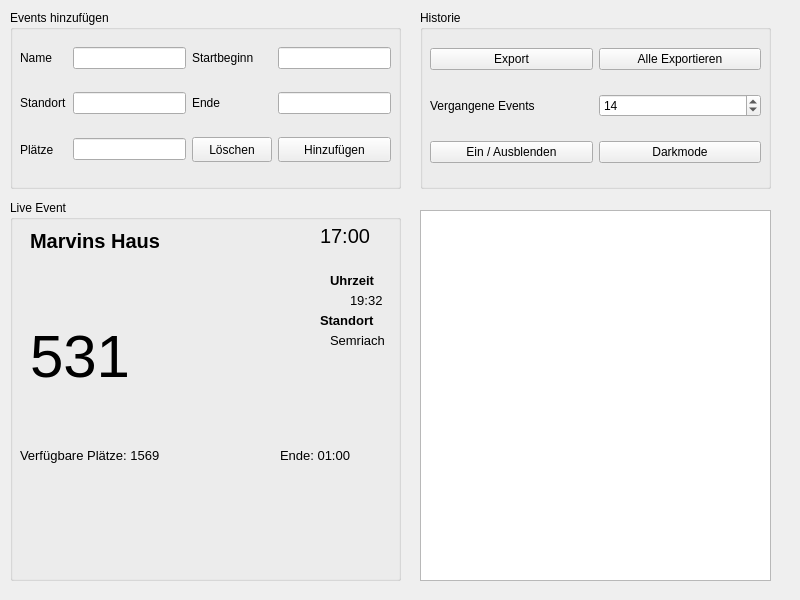
<?xml version="1.0" encoding="UTF-8"?>
<ui version="4.0">
 <class>mainWindow</class>
 <widget class="QMainWindow" name="mainWindow">
  <property name="geometry">
   <rect>
    <x>0</x>
    <y>0</y>
    <width>800</width>
    <height>600</height>
   </rect>
  </property>
  <property name="minimumSize">
   <size>
    <width>800</width>
    <height>600</height>
   </size>
  </property>
  <property name="windowTitle">
   <string>MainWindow</string>
  </property>
  <widget class="QWidget" name="centrawidget">
   <property name="enabled">
    <bool>true</bool>
   </property>
   <property name="autoFillBackground">
    <bool>false</bool>
   </property>
   <widget class="QGroupBox" name="groupBox">
    <property name="geometry">
     <rect>
      <x>420</x>
      <y>10</y>
      <width>351</width>
      <height>179</height>
     </rect>
    </property>
    <property name="title">
     <string>Historie</string>
    </property>
    <widget class="QWidget" name="gridLayoutWidget_8">
     <property name="geometry">
      <rect>
       <x>10</x>
       <y>20</y>
       <width>331</width>
       <height>151</height>
      </rect>
     </property>
     <layout class="QGridLayout" name="gridLayout_8">
      <item row="0" column="1">
       <widget class="QPushButton" name="pushButton_13">
        <property name="text">
         <string>Alle Exportieren</string>
        </property>
        <property name="icon">
         <iconset>
          <normaloff>../icons/all.png</normaloff>../icons/all.png</iconset>
        </property>
       </widget>
      </item>
      <item row="0" column="0">
       <widget class="QPushButton" name="pushButton_14">
        <property name="text">
         <string>Export</string>
        </property>
        <property name="icon">
         <iconset>
          <normaloff>../icons/report.png</normaloff>../icons/report.png</iconset>
        </property>
       </widget>
      </item>
      <item row="1" column="0">
       <widget class="QLabel" name="label_7">
        <property name="font">
         <font>
          <weight>50</weight>
          <bold>false</bold>
         </font>
        </property>
        <property name="text">
         <string>Vergangene Events</string>
        </property>
       </widget>
      </item>
      <item row="1" column="1">
       <widget class="QSpinBox" name="spinBox_2">
        <property name="value">
         <number>14</number>
        </property>
       </widget>
      </item>
      <item row="2" column="0">
       <widget class="QPushButton" name="pushButton_15">
        <property name="text">
         <string>Ein / Ausblenden</string>
        </property>
        <property name="icon">
         <iconset>
          <normaloff>../icons/show.png</normaloff>../icons/show.png</iconset>
        </property>
       </widget>
      </item>
      <item row="2" column="1">
       <widget class="QPushButton" name="pushButton_16">
        <property name="text">
         <string>Darkmode</string>
        </property>
        <property name="icon">
         <iconset>
          <normaloff>../icons/darkmode.png</normaloff>../icons/darkmode.png</iconset>
        </property>
       </widget>
      </item>
     </layout>
    </widget>
   </widget>
   <widget class="QGroupBox" name="eventBox">
    <property name="geometry">
     <rect>
      <x>10</x>
      <y>10</y>
      <width>391</width>
      <height>179</height>
     </rect>
    </property>
    <property name="title">
     <string>Events hinzufügen</string>
    </property>
    <widget class="QWidget" name="gridLayoutWidget_3">
     <property name="geometry">
      <rect>
       <x>10</x>
       <y>20</y>
       <width>371</width>
       <height>151</height>
      </rect>
     </property>
     <layout class="QGridLayout" name="gridLayout_3">
      <item row="2" column="0">
       <widget class="QLabel" name="label_8">
        <property name="text">
         <string>Plätze</string>
        </property>
       </widget>
      </item>
      <item row="0" column="1">
       <widget class="QLineEdit" name="lineEdit_6"/>
      </item>
      <item row="2" column="2">
       <widget class="QPushButton" name="pushButton_3">
        <property name="minimumSize">
         <size>
          <width>0</width>
          <height>25</height>
         </size>
        </property>
        <property name="font">
         <font>
          <family>MS Shell Dlg 2</family>
          <weight>50</weight>
          <bold>false</bold>
          <kerning>false</kerning>
         </font>
        </property>
        <property name="styleSheet">
         <string notr="true"/>
        </property>
        <property name="text">
         <string>Löschen</string>
        </property>
        <property name="icon">
         <iconset>
          <normaloff>../icons/delete.png</normaloff>../icons/delete.png</iconset>
        </property>
       </widget>
      </item>
      <item row="1" column="1">
       <widget class="QLineEdit" name="lineEdit_7"/>
      </item>
      <item row="1" column="2">
       <widget class="QLabel" name="label_9">
        <property name="text">
         <string>Ende</string>
        </property>
       </widget>
      </item>
      <item row="1" column="3">
       <widget class="QLineEdit" name="lineEdit_8"/>
      </item>
      <item row="2" column="1">
       <widget class="QLineEdit" name="lineEdit_9"/>
      </item>
      <item row="0" column="3">
       <widget class="QLineEdit" name="lineEdit_10"/>
      </item>
      <item row="0" column="2">
       <widget class="QLabel" name="label_10">
        <property name="text">
         <string>Startbeginn</string>
        </property>
       </widget>
      </item>
      <item row="2" column="3">
       <widget class="QPushButton" name="pushButton_4">
        <property name="minimumSize">
         <size>
          <width>100</width>
          <height>25</height>
         </size>
        </property>
        <property name="font">
         <font>
          <family>MS Shell Dlg 2</family>
          <weight>50</weight>
          <bold>false</bold>
         </font>
        </property>
        <property name="styleSheet">
         <string notr="true"/>
        </property>
        <property name="text">
         <string>Hinzufügen</string>
        </property>
        <property name="icon">
         <iconset>
          <normaloff>../icons/new.ico</normaloff>../icons/new.ico</iconset>
        </property>
       </widget>
      </item>
      <item row="1" column="0">
       <widget class="QLabel" name="label_11">
        <property name="text">
         <string>Standort</string>
        </property>
       </widget>
      </item>
      <item row="0" column="0">
       <widget class="QLabel" name="label_12">
        <property name="text">
         <string>Name</string>
        </property>
       </widget>
      </item>
     </layout>
    </widget>
   </widget>
   <widget class="QListView" name="listView">
    <property name="geometry">
     <rect>
      <x>420</x>
      <y>210</y>
      <width>351</width>
      <height>371</height>
     </rect>
    </property>
   </widget>
   <widget class="QGroupBox" name="groupBox_2">
    <property name="geometry">
     <rect>
      <x>10</x>
      <y>200</y>
      <width>391</width>
      <height>381</height>
     </rect>
    </property>
    <property name="title">
     <string>Live Event</string>
    </property>
    <widget class="QLabel" name="label">
     <property name="geometry">
      <rect>
       <x>20</x>
       <y>20</y>
       <width>191</width>
       <height>41</height>
      </rect>
     </property>
     <property name="font">
      <font>
       <pointsize>15</pointsize>
       <weight>75</weight>
       <bold>true</bold>
      </font>
     </property>
     <property name="text">
      <string>Marvins Haus</string>
     </property>
    </widget>
    <widget class="QLabel" name="label_2">
     <property name="geometry">
      <rect>
       <x>310</x>
       <y>20</y>
       <width>71</width>
       <height>31</height>
      </rect>
     </property>
     <property name="font">
      <font>
       <pointsize>15</pointsize>
       <italic>false</italic>
       <underline>false</underline>
      </font>
     </property>
     <property name="text">
      <string>17:00</string>
     </property>
    </widget>
    <widget class="QPushButton" name="pushButton">
     <property name="geometry">
      <rect>
       <x>20</x>
       <y>280</y>
       <width>81</width>
       <height>81</height>
      </rect>
     </property>
     <property name="toolTip">
      <string>&lt;html&gt;&lt;head/&gt;&lt;body&gt;&lt;p&gt;&lt;span style=&quot; font-weight:600;&quot;&gt;Belegt einen PLatz bei dem Event.&lt;/span&gt;&lt;/p&gt;&lt;/body&gt;&lt;/html&gt;</string>
     </property>
     <property name="text">
      <string/>
     </property>
     <property name="icon">
      <iconset>
       <normaloff>../icons/new.ico</normaloff>../icons/new.ico</iconset>
     </property>
     <property name="iconSize">
      <size>
       <width>75</width>
       <height>75</height>
      </size>
     </property>
     <property name="flat">
      <bool>true</bool>
     </property>
    </widget>
    <widget class="QPushButton" name="pushButton_2">
     <property name="geometry">
      <rect>
       <x>140</x>
       <y>280</y>
       <width>101</width>
       <height>81</height>
      </rect>
     </property>
     <property name="text">
      <string/>
     </property>
     <property name="icon">
      <iconset>
       <normaloff>../icons/delete.png</normaloff>../icons/delete.png</iconset>
     </property>
     <property name="iconSize">
      <size>
       <width>75</width>
       <height>75</height>
      </size>
     </property>
     <property name="autoDefault">
      <bool>false</bool>
     </property>
     <property name="default">
      <bool>false</bool>
     </property>
     <property name="flat">
      <bool>true</bool>
     </property>
    </widget>
    <widget class="QPushButton" name="pushButton_5">
     <property name="geometry">
      <rect>
       <x>270</x>
       <y>280</y>
       <width>101</width>
       <height>81</height>
      </rect>
     </property>
     <property name="text">
      <string/>
     </property>
     <property name="icon">
      <iconset>
       <normaloff>../icons/reset.png</normaloff>../icons/reset.png</iconset>
     </property>
     <property name="iconSize">
      <size>
       <width>75</width>
       <height>75</height>
      </size>
     </property>
     <property name="autoDefault">
      <bool>false</bool>
     </property>
     <property name="default">
      <bool>false</bool>
     </property>
     <property name="flat">
      <bool>true</bool>
     </property>
    </widget>
    <widget class="QLabel" name="label_3">
     <property name="geometry">
      <rect>
       <x>10</x>
       <y>230</y>
       <width>191</width>
       <height>51</height>
      </rect>
     </property>
     <property name="font">
      <font>
       <pointsize>10</pointsize>
      </font>
     </property>
     <property name="text">
      <string>Verfügbare Plätze: 1569</string>
     </property>
    </widget>
    <widget class="QLabel" name="label_4">
     <property name="geometry">
      <rect>
       <x>20</x>
       <y>120</y>
       <width>351</width>
       <height>71</height>
      </rect>
     </property>
     <property name="font">
      <font>
       <pointsize>45</pointsize>
      </font>
     </property>
     <property name="text">
      <string>531</string>
     </property>
    </widget>
    <widget class="QLabel" name="label_5">
     <property name="geometry">
      <rect>
       <x>270</x>
       <y>230</y>
       <width>91</width>
       <height>51</height>
      </rect>
     </property>
     <property name="font">
      <font>
       <pointsize>10</pointsize>
      </font>
     </property>
     <property name="text">
      <string>Ende: 01:00</string>
     </property>
    </widget>
    <widget class="QLabel" name="label_6">
     <property name="geometry">
      <rect>
       <x>320</x>
       <y>70</y>
       <width>71</width>
       <height>21</height>
      </rect>
     </property>
     <property name="font">
      <font>
       <pointsize>10</pointsize>
       <weight>75</weight>
       <bold>true</bold>
      </font>
     </property>
     <property name="text">
      <string>Uhrzeit</string>
     </property>
    </widget>
    <widget class="QLabel" name="label_13">
     <property name="geometry">
      <rect>
       <x>340</x>
       <y>90</y>
       <width>41</width>
       <height>21</height>
      </rect>
     </property>
     <property name="font">
      <font>
       <pointsize>10</pointsize>
      </font>
     </property>
     <property name="text">
      <string>19:32</string>
     </property>
    </widget>
    <widget class="QLabel" name="label_14">
     <property name="geometry">
      <rect>
       <x>310</x>
       <y>110</y>
       <width>91</width>
       <height>21</height>
      </rect>
     </property>
     <property name="font">
      <font>
       <pointsize>10</pointsize>
       <weight>75</weight>
       <bold>true</bold>
      </font>
     </property>
     <property name="text">
      <string>Standort</string>
     </property>
    </widget>
    <widget class="QLabel" name="label_15">
     <property name="geometry">
      <rect>
       <x>320</x>
       <y>130</y>
       <width>91</width>
       <height>21</height>
      </rect>
     </property>
     <property name="font">
      <font>
       <pointsize>10</pointsize>
      </font>
     </property>
     <property name="text">
      <string>Semriach</string>
     </property>
    </widget>
   </widget>
  </widget>
 </widget>
 <resources/>
 <connections/>
</ui>
